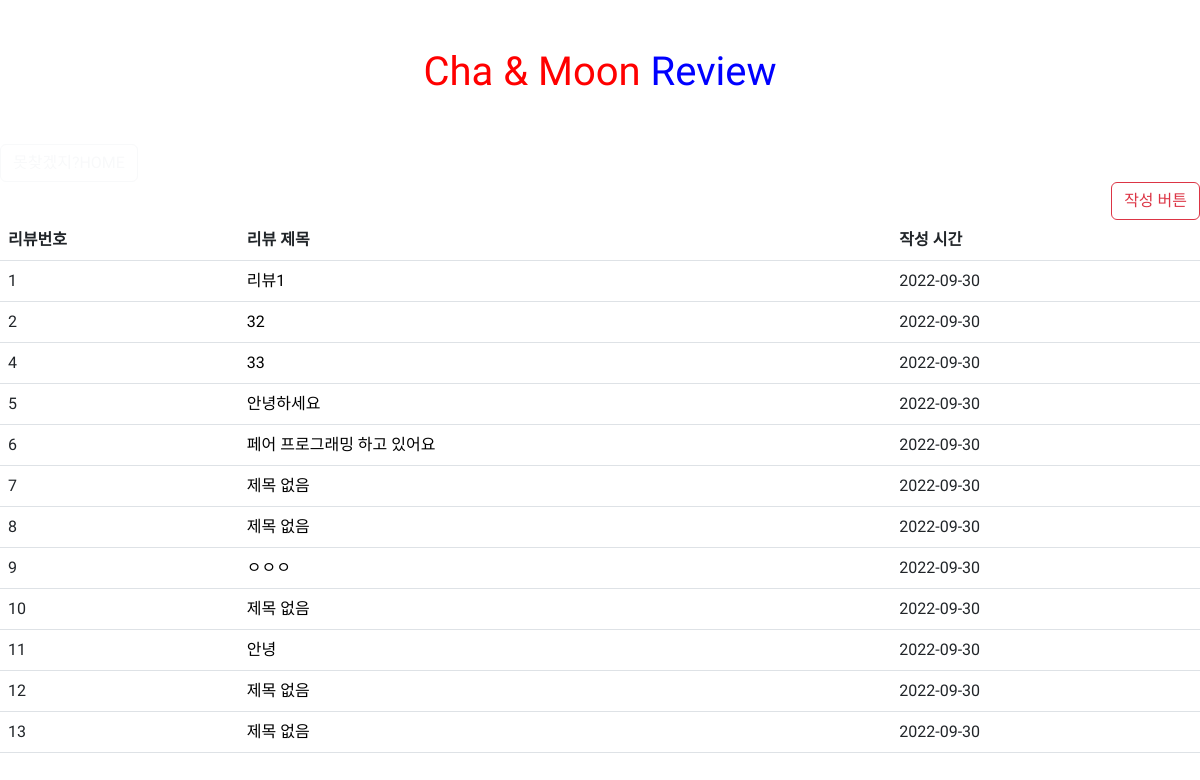
Before: / with the older database file.
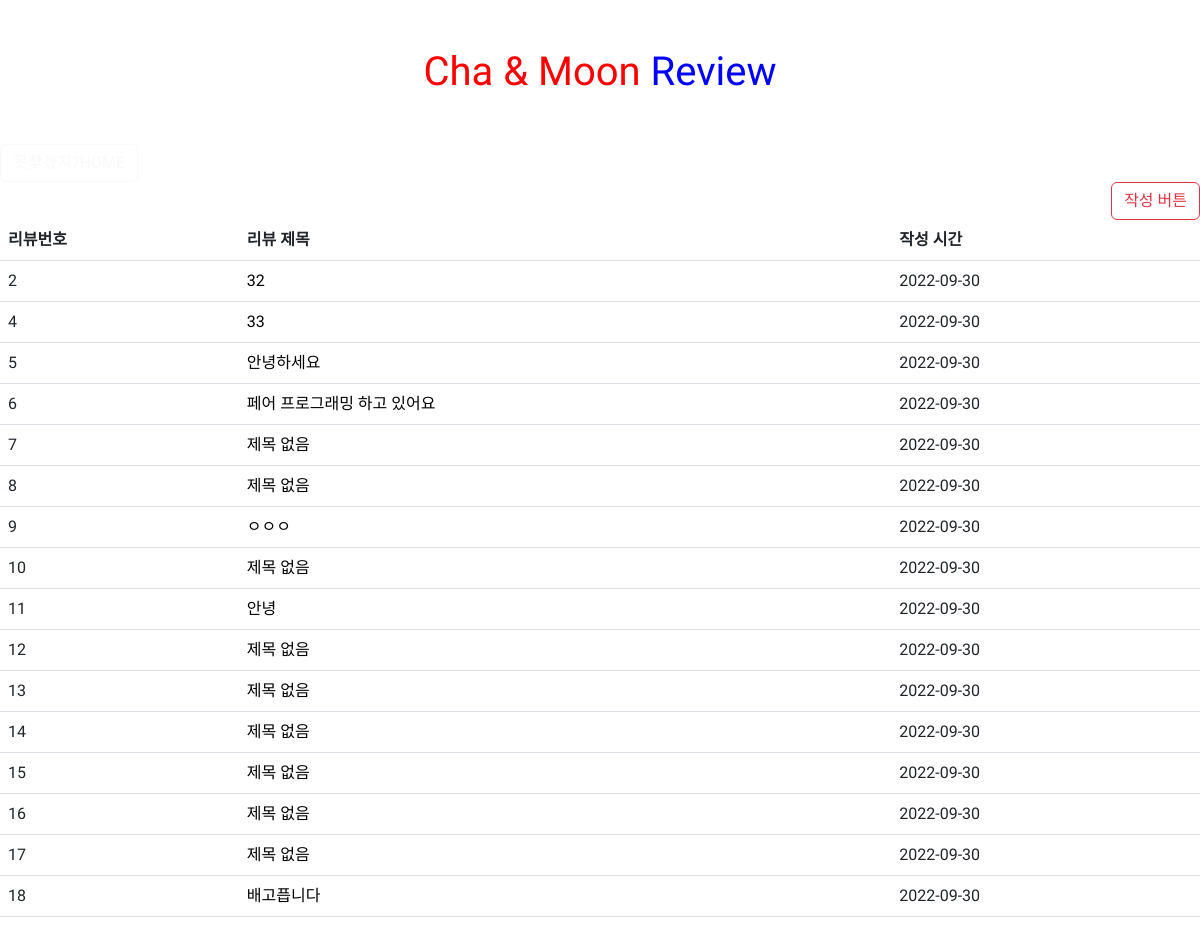
After: the same page with the newer database file.
### movie/models.py (models this page shows)
class Review(models.Model):
    title = models.CharField(max_length=80)
    content = models.TextField()
    created_at = models.DateField(auto_now_add=True)
    updated_at = models.DateField(auto_now_add=True)

### movie/views.py (the view)
# urls.py: path('', views.index, name='index'),
def index(request):
    review_ = Review.objects.all()
    context = {
        "review": review_,
    }
    return render(
        request, "movie/index.html", context
    )

### movie/templates/movie/index.html
{% extends 'base.html' %} {% block content %}
<body>
  <div style="text-align: right">
    <a href="{% url 'movie:new'%}" class="btn btn-outline-danger"> 작성 버튼</a>
  </div>
  <table class="table">
    <tr>
      <th>리뷰번호</th>
      <th>리뷰 제목</th>
      <th>작성 시간</th>
    </tr>
    {% for r in review %}
    <tr>
      <td>{{ r.pk }}</td>
      <td>
        <a
          href="{% url 'movie:detail' r.pk %}"
          style="text-decoration: none; color: black"
        >
          {% if r.title == "" %}
          제목 없음 {% else %} {{ r.title }} {% endif %}
        </a>
      </td>
      <td>{{ r.created_at.isoformat }}</td>
    </tr>
    {% endfor %}
  </table>
</body>
{% endblock%}

### templates/base.html (shortened to what this page needs)
<!DOCTYPE html>
<html lang="en">
  <head>
    <link
      href="https://cdn.jsdelivr.net/npm/bootstrap@5.2.1/dist/css/bootstrap.min.css"
      rel="stylesheet"
    />
  </head>
  <body>
    <div class="my-5">
      <h1 style="text-align: center">
        <span style="color: red">Cha & Moon </span
        ><span style="color: blue">Review</span>
      </h1>
    </div>
    <a href="{% url 'movie:index' %}">
      <button type="button" class="btn btn-outline-light">못찾겠지?HOME</button>
    </a>
    {% block content %} {% endblock %}
  </body>
</html>

### templates/base.html (style rules this page uses)
body { font-family: "Black Han Sans", sans-serif; }

Changed rows visible on the page:
removed Review: pk "1", title "리뷰1", created_at "2022-09-30"
added Review: pk "14", title "제목 없음", created_at "2022-09-30"
added Review: pk "15", title "제목 없음", created_at "2022-09-30"
added Review: pk "16", title "제목 없음", created_at "2022-09-30"
added Review: pk "17", title "제목 없음", created_at "2022-09-30"
added Review: pk "18", title "배고픕니다", created_at "2022-09-30"
